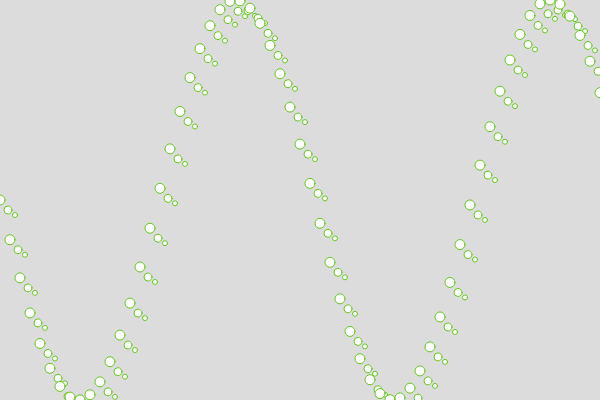
Frame 1 (no input)
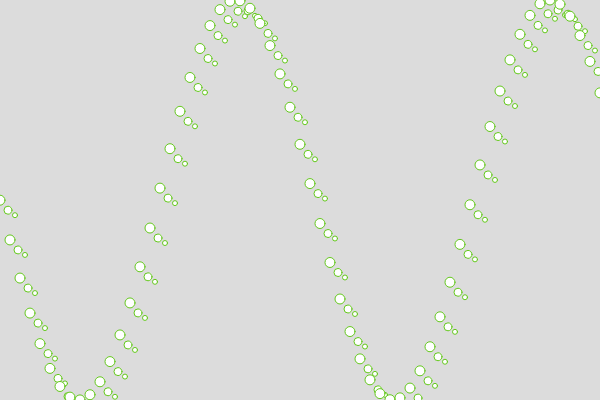
Frame 2 (the mouse pressed at the canvas centre, redrawn once)

The p5.js sketch that drew these frames (run headless with seeded random() and noise() and a simulated clock; the mouse was pressed at the canvas centre and the sketch redrawn once):

// p5.js sketch
// ── sketch.js
let angle = 0;

function setup() {
  createCanvas(600, 400);
  // frameRate(8)
  noLoop()
  textSize(32)
}

function draw() {
  background(220);

  stroke(100,200,29)
  // translate(width / 2, height / 2)
  let offsetY = 0;
  for (x = 0; x < width; x++) {
    a = angle + offsetY;
    x1 = x*10
    y = map(sin(a), -1, 1, 0, height);

     ellipse(x1,y,10,10)
     ellipse(x1+15,y+15,5,5)
     ellipse(x1+8,y+10,8,8)

    offsetY += 0.2;
  }
    angle +=0.001;

}
